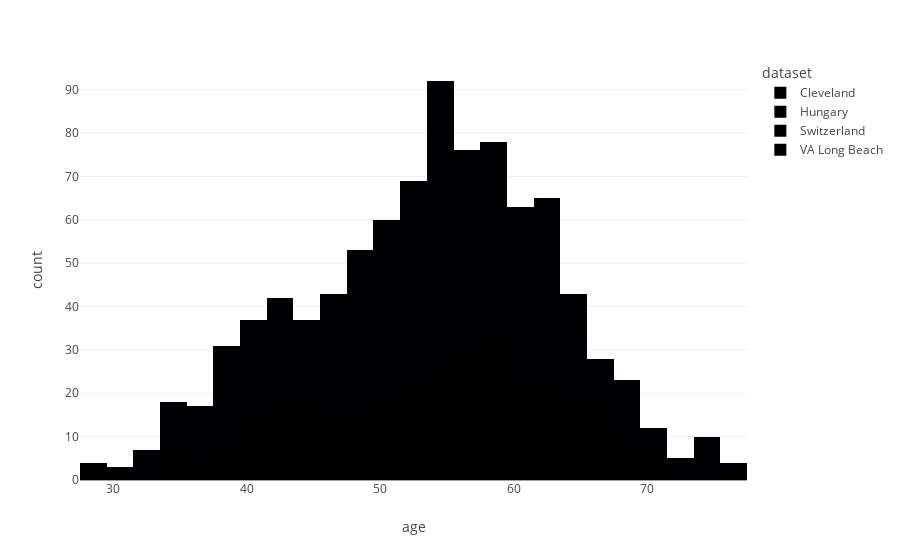

Write notebook code for a chart like this one.
### Code cell
fig = px.histogram(data_frame=df, x='age', color='dataset')
fig.show()

### Figure 1 — Plotly figure (JSON) as saved in the notebook; plotly's stock layout.template omitted (floating-point values rounded to 4 significant figures; data arrays with more than 128 entries replaced by an {"elided": "..."} marker saying what was removed)
{"data": [{"alignmentgroup": "True", "bingroup": "x", "hovertemplate": "dataset=Cleveland<br>age=%{x}<br>count=%{y}<extra></extra>", "legendgroup": "Cleveland", "marker": {"color": "#000001", "pattern": {"shape": ""}}, "name": "Cleveland", "offsetgroup": "Cleveland", "orientation": "v", "showlegend": true, "type": "histogram", "x": {"elided": "304 int values"}, "xaxis": "x", "yaxis": "y"}, {"alignmentgroup": "True", "bingroup": "x", "hovertemplate": "dataset=Hungary<br>age=%{x}<br>count=%{y}<extra></extra>", "legendgroup": "Hungary", "marker": {"color": "#000002", "pattern": {"shape": ""}}, "name": "Hungary", "offsetgroup": "Hungary", "orientation": "v", "showlegend": true, "type": "histogram", "x": {"elided": "293 int values"}, "xaxis": "x", "yaxis": "y"}, {"alignmentgroup": "True", "bingroup": "x", "hovertemplate": "dataset=Switzerland<br>age=%{x}<br>count=%{y}<extra></extra>", "legendgroup": "Switzerland", "marker": {"color": "#000003", "pattern": {"shape": ""}}, "name": "Switzerland", "offsetgroup": "Switzerland", "orientation": "v", "showlegend": true, "type": "histogram", "x": [32, 34, 35, 36, 38, 38, 38, 38, 38, 38, 40, 41, 42, 42, 43, 43, 43, 45, 46, 46, 47, 47, 47, 47, 48, 50, 50, 50, 50, 51, 51, 51, 51, 51, 51, 51, 52, 52, 52, 52, 53, 53, 53, 53, 53, 53, 53, 53, 54, 54, 54, 55, 55, 55, 55, 56, 56, 56, 56, 56, 56, 56, 56, 57, 57, 57, 57, 57, 57, 58, 58, 58, 59, 59, 59, 59, 59, 60, 60, 60, 60, 60, 60, 61, 61, 61, 61, 61, 61, 61, 61, 61, 62, 62, 62, 62, 62, 62, 62, 63, 63, 63, 63, 63, 64, 64, 64, 65, 65, 65, 65, 66, 66, 67, 68, 68, 69, 69, 70, 70, 72, 73, 74], "xaxis": "x", "yaxis": "y"}, {"alignmentgroup": "True", "bingroup": "x", "hovertemplate": "dataset=VA Long Beach<br>age=%{x}<br>count=%{y}<extra></extra>", "legendgroup": "VA Long Beach", "marker": {"color": "#000004", "pattern": {"shape": ""}}, "name": "VA Long Beach", "offsetgroup": "VA Long Beach", "orientation": "v", "showlegend": true, "type": "histogram", "x": {"elided": "200 int values"}, "xaxis": "x", "yaxis": "y"}], "layout": {"barmode": "relative", "legend": {"title": {"text": "dataset"}, "tracegroupgap": 0}, "margin": {"t": 60}, "xaxis": {"anchor": "y", "domain": [0, 1], "title": {"text": "age"}}, "yaxis": {"anchor": "x", "domain": [0, 1], "title": {"text": "count"}}}}
